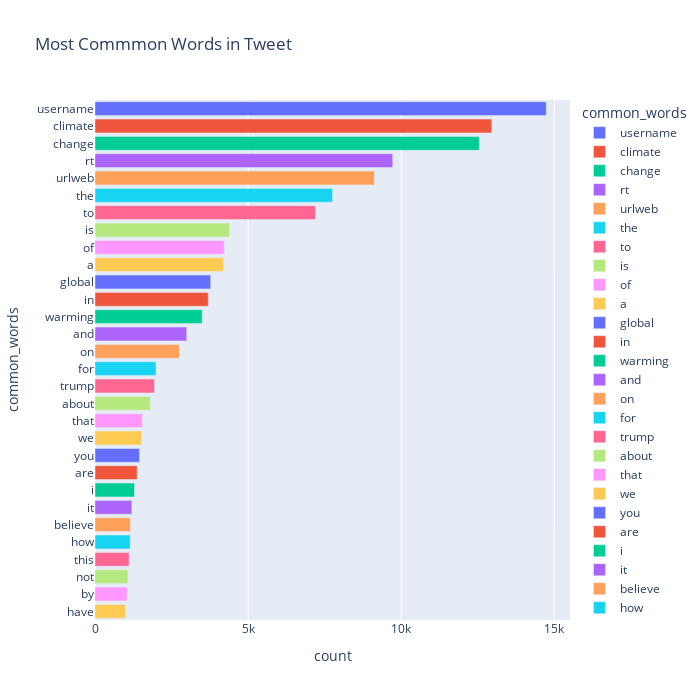

The notebook cell saved with this chart:
### Code cell
common_words(clean["message"], 30, arrange="Most")

### Figure 1 — Plotly figure (JSON) as saved in the notebook; plotly's stock layout.template omitted (floating-point values rounded to 4 significant figures)
{"data": [{"alignmentgroup": "True", "hovertemplate": "common_words=%{y}<br>count=%{x}<extra></extra>", "legendgroup": "username", "marker": {"color": "#636efa", "pattern": {"shape": ""}}, "name": "username", "offsetgroup": "username", "orientation": "h", "showlegend": true, "textposition": "auto", "type": "bar", "x": [14737], "xaxis": "x", "y": ["username"], "yaxis": "y"}, {"alignmentgroup": "True", "hovertemplate": "common_words=%{y}<br>count=%{x}<extra></extra>", "legendgroup": "climate", "marker": {"color": "#EF553B", "pattern": {"shape": ""}}, "name": "climate", "offsetgroup": "climate", "orientation": "h", "showlegend": true, "textposition": "auto", "type": "bar", "x": [12959], "xaxis": "x", "y": ["climate"], "yaxis": "y"}, {"alignmentgroup": "True", "hovertemplate": "common_words=%{y}<br>count=%{x}<extra></extra>", "legendgroup": "change", "marker": {"color": "#00cc96", "pattern": {"shape": ""}}, "name": "change", "offsetgroup": "change", "orientation": "h", "showlegend": true, "textposition": "auto", "type": "bar", "x": [12552], "xaxis": "x", "y": ["change"], "yaxis": "y"}, {"alignmentgroup": "True", "hovertemplate": "common_words=%{y}<br>count=%{x}<extra></extra>", "legendgroup": "rt", "marker": {"color": "#ab63fa", "pattern": {"shape": ""}}, "name": "rt", "offsetgroup": "rt", "orientation": "h", "showlegend": true, "textposition": "auto", "type": "bar", "x": [9723], "xaxis": "x", "y": ["rt"], "yaxis": "y"}, {"alignmentgroup": "True", "hovertemplate": "common_words=%{y}<br>count=%{x}<extra></extra>", "legendgroup": "urlweb", "marker": {"color": "#FFA15A", "pattern": {"shape": ""}}, "name": "urlweb", "offsetgroup": "urlweb", "orientation": "h", "showlegend": true, "textposition": "auto", "type": "bar", "x": [9125], "xaxis": "x", "y": ["urlweb"], "yaxis": "y"}, {"alignmentgroup": "True", "hovertemplate": "common_words=%{y}<br>count=%{x}<extra></extra>", "legendgroup": "the", "marker": {"color": "#19d3f3", "pattern": {"shape": ""}}, "name": "the", "offsetgroup": "the", "orientation": "h", "showlegend": true, "textposition": "auto", "type": "bar", "x": [7759], "xaxis": "x", "y": ["the"], "yaxis": "y"}, {"alignmentgroup": "True", "hovertemplate": "common_words=%{y}<br>count=%{x}<extra></extra>", "legendgroup": "to", "marker": {"color": "#FF6692", "pattern": {"shape": ""}}, "name": "to", "offsetgroup": "to", "orientation": "h", "showlegend": true, "textposition": "auto", "type": "bar", "x": [7200], "xaxis": "x", "y": ["to"], "yaxis": "y"}, {"alignmentgroup": "True", "hovertemplate": "common_words=%{y}<br>count=%{x}<extra></extra>", "legendgroup": "is", "marker": {"color": "#B6E880", "pattern": {"shape": ""}}, "name": "is", "offsetgroup": "is", "orientation": "h", "showlegend": true, "textposition": "auto", "type": "bar", "x": [4397], "xaxis": "x", "y": ["is"], "yaxis": "y"}, {"alignmentgroup": "True", "hovertemplate": "common_words=%{y}<br>count=%{x}<extra></extra>", "legendgroup": "of", "marker": {"color": "#FF97FF", "pattern": {"shape": ""}}, "name": "of", "offsetgroup": "of", "orientation": "h", "showlegend": true, "textposition": "auto", "type": "bar", "x": [4225], "xaxis": "x", "y": ["of"], "yaxis": "y"}, {"alignmentgroup": "True", "hovertemplate": "common_words=%{y}<br>count=%{x}<extra></extra>", "legendgroup": "a", "marker": {"color": "#FECB52", "pattern": {"shape": ""}}, "name": "a", "offsetgroup": "a", "orientation": "h", "showlegend": true, "textposition": "auto", "type": "bar", "x": [4192], "xaxis": "x", "y": ["a"], "yaxis": "y"}, {"alignmentgroup": "True", "hovertemplate": "common_words=%{y}<br>count=%{x}<extra></extra>", "legendgroup": "global", "marker": {"color": "#636efa", "pattern": {"shape": ""}}, "name": "global", "offsetgroup": "global", "orientation": "h", "showlegend": true, "textposition": "auto", "type": "bar", "x": [3779], "xaxis": "x", "y": ["global"], "yaxis": "y"}, {"alignmentgroup": "True", "hovertemplate": "common_words=%{y}<br>count=%{x}<extra></extra>", "legendgroup": "in", "marker": {"color": "#EF553B", "pattern": {"shape": ""}}, "name": "in", "offsetgroup": "in", "orientation": "h", "showlegend": true, "textposition": "auto", "type": "bar", "x": [3700], "xaxis": "x", "y": ["in"], "yaxis": "y"}, {"alignmentgroup": "True", "hovertemplate": "common_words=%{y}<br>count=%{x}<extra></extra>", "legendgroup": "warming", "marker": {"color": "#00cc96", "pattern": {"shape": ""}}, "name": "warming", "offsetgroup": "warming", "orientation": "h", "showlegend": true, "textposition": "auto", "type": "bar", "x": [3503], "xaxis": "x", "y": ["warming"], "yaxis": "y"}, {"alignmentgroup": "True", "hovertemplate": "common_words=%{y}<br>count=%{x}<extra></extra>", "legendgroup": "and", "marker": {"color": "#ab63fa", "pattern": {"shape": ""}}, "name": "and", "offsetgroup": "and", "orientation": "h", "showlegend": true, "textposition": "auto", "type": "bar", "x": [2996], "xaxis": "x", "y": ["and"], "yaxis": "y"}, {"alignmentgroup": "True", "hovertemplate": "common_words=%{y}<br>count=%{x}<extra></extra>", "legendgroup": "on", "marker": {"color": "#FFA15A", "pattern": {"shape": ""}}, "name": "on", "offsetgroup": "on", "orientation": "h", "showlegend": true, "textposition": "auto", "type": "bar", "x": [2754], "xaxis": "x", "y": ["on"], "yaxis": "y"}, {"alignmentgroup": "True", "hovertemplate": "common_words=%{y}<br>count=%{x}<extra></extra>", "legendgroup": "for", "marker": {"color": "#19d3f3", "pattern": {"shape": ""}}, "name": "for", "offsetgroup": "for", "orientation": "h", "showlegend": true, "textposition": "auto", "type": "bar", "x": [1992], "xaxis": "x", "y": ["for"], "yaxis": "y"}, {"alignmentgroup": "True", "hovertemplate": "common_words=%{y}<br>count=%{x}<extra></extra>", "legendgroup": "trump", "marker": {"color": "#FF6692", "pattern": {"shape": ""}}, "name": "trump", "offsetgroup": "trump", "orientation": "h", "showlegend": true, "textposition": "auto", "type": "bar", "x": [1943], "xaxis": "x", "y": ["trump"], "yaxis": "y"}, {"alignmentgroup": "True", "hovertemplate": "common_words=%{y}<br>count=%{x}<extra></extra>", "legendgroup": "about", "marker": {"color": "#B6E880", "pattern": {"shape": ""}}, "name": "about", "offsetgroup": "about", "orientation": "h", "showlegend": true, "textposition": "auto", "type": "bar", "x": [1810], "xaxis": "x", "y": ["about"], "yaxis": "y"}, {"alignmentgroup": "True", "hovertemplate": "common_words=%{y}<br>count=%{x}<extra></extra>", "legendgroup": "that", "marker": {"color": "#FF97FF", "pattern": {"shape": ""}}, "name": "that", "offsetgroup": "that", "orientation": "h", "showlegend": true, "textposition": "auto", "type": "bar", "x": [1543], "xaxis": "x", "y": ["that"], "yaxis": "y"}, {"alignmentgroup": "True", "hovertemplate": "common_words=%{y}<br>count=%{x}<extra></extra>", "legendgroup": "we", "marker": {"color": "#FECB52", "pattern": {"shape": ""}}, "name": "we", "offsetgroup": "we", "orientation": "h", "showlegend": true, "textposition": "auto", "type": "bar", "x": [1518], "xaxis": "x", "y": ["we"], "yaxis": "y"}, {"alignmentgroup": "True", "hovertemplate": "common_words=%{y}<br>count=%{x}<extra></extra>", "legendgroup": "you", "marker": {"color": "#636efa", "pattern": {"shape": ""}}, "name": "you", "offsetgroup": "you", "orientation": "h", "showlegend": true, "textposition": "auto", "type": "bar", "x": [1455], "xaxis": "x", "y": ["you"], "yaxis": "y"}, {"alignmentgroup": "True", "hovertemplate": "common_words=%{y}<br>count=%{x}<extra></extra>", "legendgroup": "are", "marker": {"color": "#EF553B", "pattern": {"shape": ""}}, "name": "are", "offsetgroup": "are", "orientation": "h", "showlegend": true, "textposition": "auto", "type": "bar", "x": [1377], "xaxis": "x", "y": ["are"], "yaxis": "y"}, {"alignmentgroup": "True", "hovertemplate": "common_words=%{y}<br>count=%{x}<extra></extra>", "legendgroup": "i", "marker": {"color": "#00cc96", "pattern": {"shape": ""}}, "name": "i", "offsetgroup": "i", "orientation": "h", "showlegend": true, "textposition": "auto", "type": "bar", "x": [1290], "xaxis": "x", "y": ["i"], "yaxis": "y"}, {"alignmentgroup": "True", "hovertemplate": "common_words=%{y}<br>count=%{x}<extra></extra>", "legendgroup": "it", "marker": {"color": "#ab63fa", "pattern": {"shape": ""}}, "name": "it", "offsetgroup": "it", "orientation": "h", "showlegend": true, "textposition": "auto", "type": "bar", "x": [1203], "xaxis": "x", "y": ["it"], "yaxis": "y"}, {"alignmentgroup": "True", "hovertemplate": "common_words=%{y}<br>count=%{x}<extra></extra>", "legendgroup": "believe", "marker": {"color": "#FFA15A", "pattern": {"shape": ""}}, "name": "believe", "offsetgroup": "believe", "orientation": "h", "showlegend": true, "textposition": "auto", "type": "bar", "x": [1159], "xaxis": "x", "y": ["believe"], "yaxis": "y"}, {"alignmentgroup": "True", "hovertemplate": "common_words=%{y}<br>count=%{x}<extra></extra>", "legendgroup": "how", "marker": {"color": "#19d3f3", "pattern": {"shape": ""}}, "name": "how", "offsetgroup": "how", "orientation": "h", "showlegend": true, "textposition": "auto", "type": "bar", "x": [1150], "xaxis": "x", "y": ["how"], "yaxis": "y"}, {"alignmentgroup": "True", "hovertemplate": "common_words=%{y}<br>count=%{x}<extra></extra>", "legendgroup": "this", "marker": {"color": "#FF6692", "pattern": {"shape": ""}}, "name": "this", "offsetgroup": "this", "orientation": "h", "showlegend": true, "textposition": "auto", "type": "bar", "x": [1114], "xaxis": "x", "y": ["this"], "yaxis": "y"}, {"alignmentgroup": "True", "hovertemplate": "common_words=%{y}<br>count=%{x}<extra></extra>", "legendgroup": "not", "marker": {"color": "#B6E880", "pattern": {"shape": ""}}, "name": "not", "offsetgroup": "not", "orientation": "h", "showlegend": true, "textposition": "auto", "type": "bar", "x": [1076], "xaxis": "x", "y": ["not"], "yaxis": "y"}, {"alignmentgroup": "True", "hovertemplate": "common_words=%{y}<br>count=%{x}<extra></extra>", "legendgroup": "by", "marker": {"color": "#FF97FF", "pattern": {"shape": ""}}, "name": "by", "offsetgroup": "by", "orientation": "h", "showlegend": true, "textposition": "auto", "type": "bar", "x": [1048], "xaxis": "x", "y": ["by"], "yaxis": "y"}, {"alignmentgroup": "True", "hovertemplate": "common_words=%{y}<br>count=%{x}<extra></extra>", "legendgroup": "have", "marker": {"color": "#FECB52", "pattern": {"shape": ""}}, "name": "have", "offsetgroup": "have", "orientation": "h", "showlegend": true, "textposition": "auto", "type": "bar", "x": [992], "xaxis": "x", "y": ["have"], "yaxis": "y"}], "layout": {"barmode": "relative", "height": 700, "legend": {"title": {"text": "common_words"}, "tracegroupgap": 0}, "title": {"text": "Most Commmon Words in Tweet"}, "width": 700, "xaxis": {"anchor": "y", "domain": [0, 1], "title": {"text": "count"}}, "yaxis": {"anchor": "x", "categoryarray": ["have", "by", "not", "this", "how", "believe", "it", "i", "are", "you", "we", "that", "about", "trump", "for", "on", "and", "warming", "in", "global", "a", "of", "is", "to", "the", "urlweb", "rt", "change", "climate", "username"], "categoryorder": "array", "domain": [0, 1], "title": {"text": "common_words"}}}}
